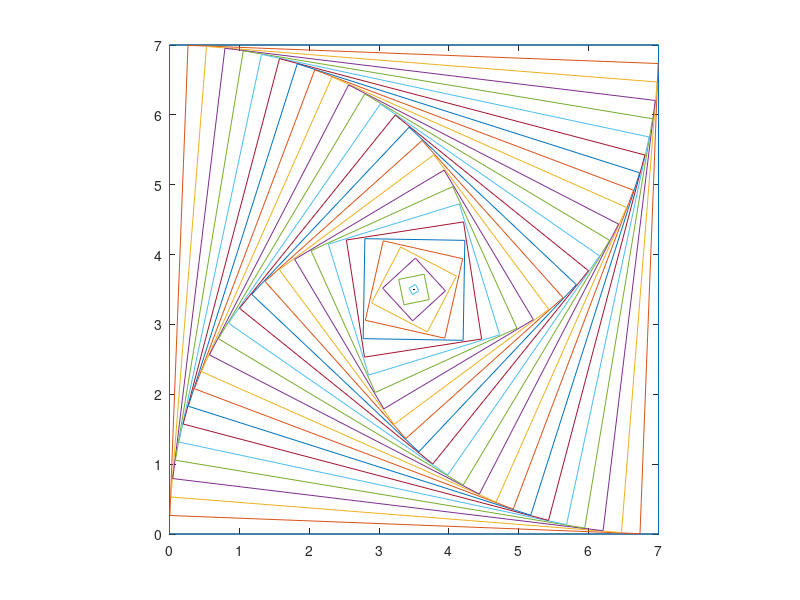

Recreate this plot in MATLAB.
clc
clear 
close all
%% Parameters
dt = 0.00020;
epsilom2 = 0.01;
epsilom = 10;
mu =1.0;




%P1 (5.7857, 1.5892)  P2 ( 0, 0 )  P3 (7, 0 )

% Temporal length 2, 4,4
x1 = 7;
x2 = 7;
x3 = 0;
x4 = 0;


y1= 7.0;
y2 = 0.0;
y3 = 0.0;
y4 = 7.0;

tf = 11;
t = 0:dt:tf;
Y = zeros(8, length(t));
Z = zeros(4, length(t));

k_time = 0;

%% Let check to find out initial r lengths 

P3_P2 = sqrt((x3 -x2)^2  + (y3-y2)^2);
P4_P3 = sqrt((x4 -x3)^2 + (y4-y3)^2);
P2_P1 = sqrt((x2 -x1)^2 + (y2-y1)^2);
P1_P4 = sqrt((x1 -x4)^2 + (y1-y4)^2);


% disp ("initial lengths are");
% disp (P3_P2);
% disp (P4_P3);
% disp (P2_P1);
% disp (P1_P4);


% Y(:,1) = [0.0 ; 4.8038; -  5.1962 ;17.8551;0.0 ; 0.0];
Y(:,1) = [x1 ; x2; x3 ;x4; y1; y2 ; y3; y4];
%% Euler Test
for i = 1: length(t)-1

%find the side lengths    
R1 = sqrt((x3 -x2)^2  + (y3-y2)^2);
R2 = sqrt((x4 -x3)^2 + (y4-y3)^2);
R3 = sqrt((x2 -x1)^2 + (y2-y1)^2);
R4 = sqrt((x1 -x4)^2 + (y1-y4)^2);
%stop process when at least one side is less than epsilom
%  if (R1 || R2 || R3 || R4 > epsilom)   
     
     
%compute you instantaneous movements 

x1dt = (x2 - x1)/(sqrt ((x2 -x1)^2 + (y2-y1)^2));
	
y1dt = (y2 - y1)/(sqrt ((x2 -x1)^2 + (y2-y1)^2));

x2dt = (x3 - x2)/(sqrt ((x3 -x2)^2 + (y3-y2)^2));

y2dt = (y3 - y2)/(sqrt ((x3 -x2)^2 + (y3-y2)^2));

x3dt = (x4 - x3)/sqrt((x4 -x3)^2 + (y4-y3)^2);

y3dt = (y4 - y3)/sqrt((x4 -x3)^2 + (y4-y3)^2);

x4dt = (x1 - x4)/(sqrt((x1 -x4)^2 + (y1-y4)^2));

y4dt = (y1 - y4)/(sqrt((x1 -x4)^2 + (y1-y4)^2));

%          disp('test');
%                 x = [R1, R2,R3, R4]; 




 % populate respective incremental changes to the array below
 
 dY = [x1dt; x2dt; x3dt; x4dt; y1dt; y2dt; y3dt; y4dt];

 % multiply array above by dt and add to previous value and resulting sum
 % to next array respectively
 Y(:, i+1) = Y(:, i)+ dt *dY;
    

% operation to add resulting sum above to next array respectively

x1 =Y(1,i+1);
x2 = Y(2,i+1);
x3 = Y(3,i+1);
x4 = Y(4,i+1);
y1 = Y(5,i+1);
y2 = Y(6,i+1); 
y3 = Y(7,i+1);
y4 = Y(8,i+1);

%  else
%      break;
k_time = i;
%  else
%      break;
%  end


end
% k_time = 90000;
%trim the array that contain the shrinking motion by removing empty row and
%colums
Y(:,k_time+1:end)= [];
Z(:,k_time+1 :end)= [];

 figure (1);

n =1326;
%plot triangle for every nth loop but plot first 20 points
for i = 1: k_time
   
R1 = sqrt((Y(3,i) -Y(2,i))^2  + (Y(7,i)-Y(6,i))^2);
R2 = sqrt((Y(4,i)-Y(3,i))^2 + (Y(8,i)-Y(7,i))^2);
R3 = sqrt((Y(2,i) -Y(1,i))^2 + (Y(6,i)-Y(5,i))^2);
R4 = sqrt((Y(1,i) -Y(4,i))^2 + (Y(5,i)-Y(8,i))^2);

Z(1,i) = R1;
Z(2,i) = R2;
Z(3,i) = R3;
Z(4,i) = R4;


% if i is a multiple of n
 if ( mod(i,n)==0|| (i==1))
       
%          disp('test');
%                 x = [R1, R2,R3, R4];   
                
                
% also (nested 'if') if at least one of the sides is less than epsilom      
    if((R1< epsilom)&&(R2< epsilom)&&(R3< epsilom)&&(R4< epsilom))
       x = [R1, R2,R3, R4];   
 disp(x)
 

   %Lets make our triangle!    
%Let extract the x axis for P1 to P3    
D = Y(1:4,i );
%Lets add P1 a second time to complete the loop for a triangle
Dcom = [D ;Y(1,i )];

%repeating the same steps above
U = Y(5:8,i);
Ucom = [U ;Y(5,i )];

%plot triangle just one loop
% plot(Dcom,Ucom, 'k', 'linewidth',2);
plot(Dcom,Ucom);
hold on;  
daspect([1 1 1]);
% legend ('r1', 'r2', 'r3');
% view([90 90])
% xlim([6 8])
% ylim ([3 5])

     
     
%  also (double nested 'if') if all sides are less the epsipom draw a bold
%  point at the location (which should be the midpoint)
 
 if ((R1< epsilom2)&&(R2< epsilom2)&&(R3< epsilom2)&&(R4< epsilom2))
 
%Lets make our triangle!    
%Let extract the x axis for P1 to P3    
D = Y(1:4,i );
%Lets add P1 a second time to complete the loop for a triangle
Dcom = [D ;Y(1,i )];

%repeating the same steps above
U = Y(5:8,i);
Ucom = [U ;Y(5,i )];
% daspect([1 1 1]);

%plot triangle just one loop
plot(Dcom,Ucom, '.k', 'MarkerSize', 4.9);
daspect([1 1 1]);
% hold on 
% xlim([0 14])
% ylim ([0 10])
%  
% % legend ('r1', 'r2', 'r3');
% view([90 90])
% hold on
% disp (i);


   end
 
 end 
 end
% hold off
end
% xlim([0 20])
% ylim([0 20])
% hold off
